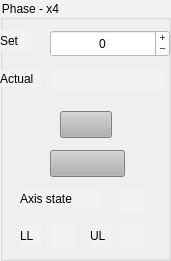
     <widget class="TaurusGroupBox" name="taurusGroupBox_14">
      <property name="geometry">
       <rect>
        <x>560</x>
        <y>370</y>
        <width>171</width>
        <height>261</height>
       </rect>
      </property>
      <property name="styleSheet">
       <string notr="true">background-color: rgb(242, 242, 242);</string>
      </property>
      <property name="title">
       <string>Phase - x4</string>
      </property>
      <widget class="TaurusLed" name="taurusLed_31">
       <property name="geometry">
        <rect>
         <x>120</x>
         <y>190</y>
         <width>24</width>
         <height>24</height>
        </rect>
       </property>
       <property name="model">
        <string>$phasex4/State</string>
       </property>
      </widget>
      <widget class="TaurusCommandButton" name="btnGoH">
       <property name="geometry">
        <rect>
         <x>60</x>
         <y>111</y>
         <width>52</width>
         <height>27</height>
        </rect>
       </property>
       <property name="styleSheet">
        <string notr="true">background-color: rgb(177, 177, 177);</string>
       </property>
       <property name="CustomText">
        <string>Go</string>
       </property>
      </widget>
      <widget class="QLabel" name="label_64">
       <property name="geometry">
        <rect>
         <x>20</x>
         <y>225</y>
         <width>21</width>
         <height>21</height>
        </rect>
       </property>
       <property name="text">
        <string>LL</string>
       </property>
      </widget>
      <widget class="TaurusLabel" name="mPosH">
       <property name="geometry">
        <rect>
         <x>50</x>
         <y>70</y>
         <width>115</width>
         <height>20</height>
        </rect>
       </property>
       <property name="alignment">
        <set>Qt::AlignRight|Qt::AlignTrailing|Qt::AlignVCenter</set>
       </property>
       <property name="model">
        <string>$phasex4/position</string>
       </property>
       <property name="suffixText">
        <string> um</string>
       </property>
      </widget>
      <widget class="TaurusCommandButton" name="taurusCommandButton_18">
       <property name="geometry">
        <rect>
         <x>50</x>
         <y>150</y>
         <width>75</width>
         <height>27</height>
        </rect>
       </property>
       <property name="styleSheet">
        <string notr="true">background-color: rgb(177, 177, 177);</string>
       </property>
       <property name="Model">
        <string>$phasex4</string>
       </property>
       <property name="Command">
        <string>Stop</string>
       </property>
       <property name="CustomText">
        <string>Stop</string>
       </property>
      </widget>
      <widget class="QLabel" name="label_66">
       <property name="geometry">
        <rect>
         <x>90</x>
         <y>225</y>
         <width>21</width>
         <height>21</height>
        </rect>
       </property>
       <property name="text">
        <string>UL</string>
       </property>
      </widget>
      <widget class="QSpinBox" name="refPosH">
       <property name="geometry">
        <rect>
         <x>50</x>
         <y>30</y>
         <width>120</width>
         <height>27</height>
        </rect>
       </property>
       <property name="styleSheet">
        <string notr="true">background-color: rgb(255, 255, 255);
color: rgb(0, 0, 0);</string>
       </property>
       <property name="alignment">
        <set>Qt::AlignCenter</set>
       </property>
       <property name="buttonSymbols">
        <enum>QAbstractSpinBox::PlusMinus</enum>
       </property>
       <property name="minimum">
        <number>-99999</number>
       </property>
       <property name="maximum">
        <number>99999</number>
       </property>
      </widget>
      <widget class="QLabel" name="label_67">
       <property name="geometry">
        <rect>
         <x>0</x>
         <y>30</y>
         <width>31</width>
         <height>21</height>
        </rect>
       </property>
       <property name="text">
        <string>Set</string>
       </property>
      </widget>
      <widget class="QLabel" name="label_68">
       <property name="geometry">
        <rect>
         <x>20</x>
         <y>190</y>
         <width>81</width>
         <height>17</height>
        </rect>
       </property>
       <property name="text">
        <string>Axis state</string>
       </property>
      </widget>
      <widget class="QLabel" name="label_69">
       <property name="geometry">
        <rect>
         <x>0</x>
         <y>70</y>
         <width>41</width>
         <height>17</height>
        </rect>
       </property>
       <property name="text">
        <string>Actual</string>
       </property>
      </widget>
      <widget class="TaurusLed" name="taurusLed_33">
       <property name="geometry">
        <rect>
         <x>50</x>
         <y>224</y>
         <width>24</width>
         <height>24</height>
        </rect>
       </property>
       <property name="model">
        <string>$phasex4/backwardLimitSwitch</string>
       </property>
      </widget>
      <widget class="TaurusLed" name="taurusLed_34">
       <property name="geometry">
        <rect>
         <x>120</x>
         <y>224</y>
         <width>24</width>
         <height>24</height>
        </rect>
       </property>
       <property name="model">
        <string>$phasex4/forwardLimitSwitch</string>
       </property>
      </widget>
     </widget>
